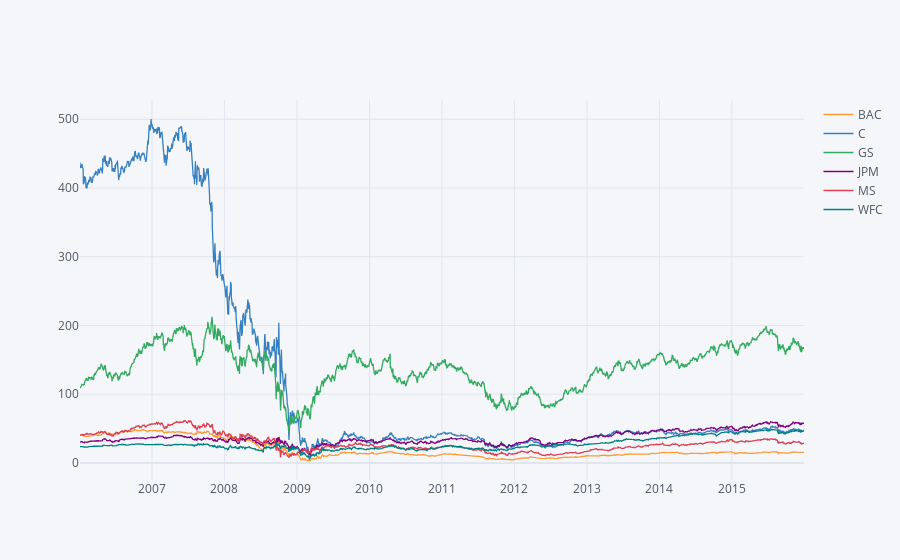

This figure's notebook cell:
### Code cell
# plotly
bank_stocks.xs(key='Close',axis=1,level='Stock Info').iplot()

### Figure 1 — Plotly figure (JSON) as saved in the notebook; plotly's stock layout.template omitted (floating-point values rounded to 4 significant figures; data arrays with more than 128 entries replaced by an {"elided": "..."} marker saying what was removed)
{"data": [{"line": {"color": "rgba(255, 153, 51, 1.0)", "dash": "solid", "shape": "linear", "width": 1.3}, "mode": "lines", "name": "BAC", "text": "", "type": "scatter", "x": {"elided": "2517 str values"}, "y": {"elided": "2517 float values"}}, {"line": {"color": "rgba(55, 128, 191, 1.0)", "dash": "solid", "shape": "linear", "width": 1.3}, "mode": "lines", "name": "C", "text": "", "type": "scatter", "x": {"elided": "2517 str values"}, "y": {"elided": "2517 float values"}}, {"line": {"color": "rgba(50, 171, 96, 1.0)", "dash": "solid", "shape": "linear", "width": 1.3}, "mode": "lines", "name": "GS", "text": "", "type": "scatter", "x": {"elided": "2517 str values"}, "y": {"elided": "2517 float values"}}, {"line": {"color": "rgba(128, 0, 128, 1.0)", "dash": "solid", "shape": "linear", "width": 1.3}, "mode": "lines", "name": "JPM", "text": "", "type": "scatter", "x": {"elided": "2517 str values"}, "y": {"elided": "2517 float values"}}, {"line": {"color": "rgba(219, 64, 82, 1.0)", "dash": "solid", "shape": "linear", "width": 1.3}, "mode": "lines", "name": "MS", "text": "", "type": "scatter", "x": {"elided": "2517 str values"}, "y": {"elided": "2517 mixed values"}}, {"line": {"color": "rgba(0, 128, 128, 1.0)", "dash": "solid", "shape": "linear", "width": 1.3}, "mode": "lines", "name": "WFC", "text": "", "type": "scatter", "x": {"elided": "2517 str values"}, "y": {"elided": "2517 float values"}}], "layout": {"legend": {"bgcolor": "#F5F6F9", "font": {"color": "#4D5663"}}, "paper_bgcolor": "#F5F6F9", "plot_bgcolor": "#F5F6F9", "title": {"font": {"color": "#4D5663"}}, "xaxis": {"gridcolor": "#E1E5ED", "showgrid": true, "tickfont": {"color": "#4D5663"}, "title": {"font": {"color": "#4D5663"}, "text": ""}, "zerolinecolor": "#E1E5ED"}, "yaxis": {"gridcolor": "#E1E5ED", "showgrid": true, "tickfont": {"color": "#4D5663"}, "title": {"font": {"color": "#4D5663"}, "text": ""}, "zerolinecolor": "#E1E5ED"}}}
